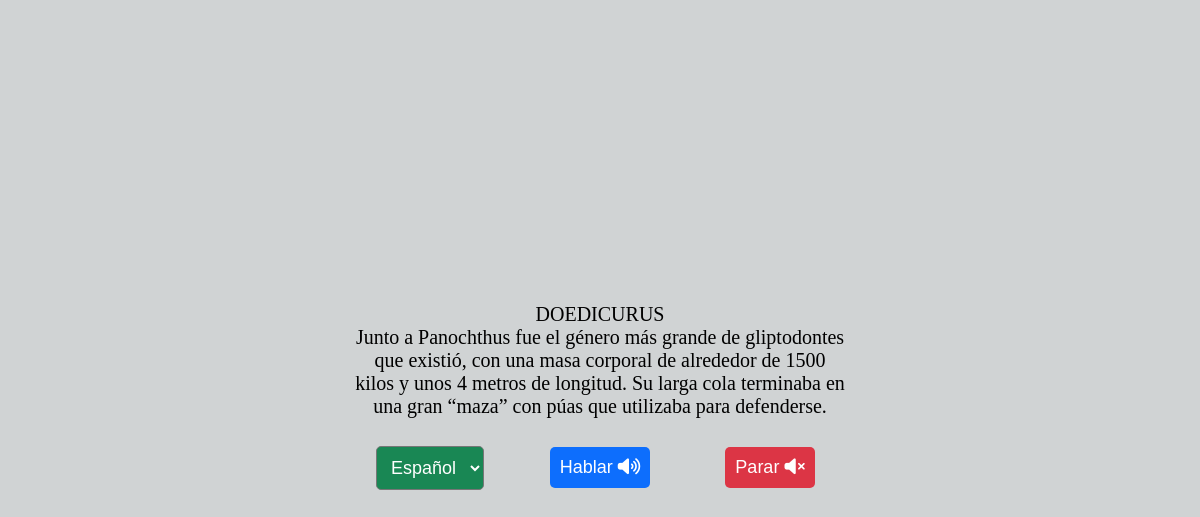
Screenshot of /speechToVoice/voice.php?id=5 with the database file from the repository.
### tables this page shows
CREATE TABLE `animales` (
  `animal_id` int(11) NOT NULL,
  `animal_nombre` text NOT NULL,
  `animal_desc` text NOT NULL,
  `animal_desc_ingles` text NOT NULL,
  `animal_imagen` varchar(500) NOT NULL
);

### speechToVoice/voice.php (the view, shortened to what this page needs)
<?php
include ('../logica/conexion.php');
$id = $_GET['id'];
$info ="SELECT * FROM animales WHERE animal_id=$id";
$eje = mysqli_query($conexion,$info);
?>
<!DOCTYPE html>
<html lang="en">
<head>
    <link rel="stylesheet" type="text/css" href="voice.css">
</head>
<body>
    <form class="form">
        <select id="languages"></select>
        <select id="container_voices" hidden></select>
        <?php
            while($asu=mysqli_fetch_array($eje)){ ?>
                <p id="from-text">
                    <?php echo $asu['animal_nombre']?>
                    <br>
                    <?php echo $asu['animal_desc'];?>
                </p>
        <?php } ?>
        <button type="button" id="btn">Hablar <i class="fa-solid fa-volume-high"></i></button>
        <button type="button" id="btn-2">Parar <i class="fa-solid fa-volume-xmark"></i></button>
    </form>
</body>
</html>

### speechToVoice/voice.css (style rules this page uses)
* { padding: 0; margin: 0; box-sizing: border-box; }
body { height: 100vh; display: flex; align-items: center; justify-content: center; background: #D0D3D4; }

### rows the page displays
animales: animal_nombre "DOEDICURUS", animal_desc "Junto a Panochthus fue el género más grande de gliptodontes que existió, con una masa corporal de alrededor de 1500 kilos y unos 4 metros de longitud. Su larga cola terminaba en una gran “maza” con púas que utilizaba para defenderse."
